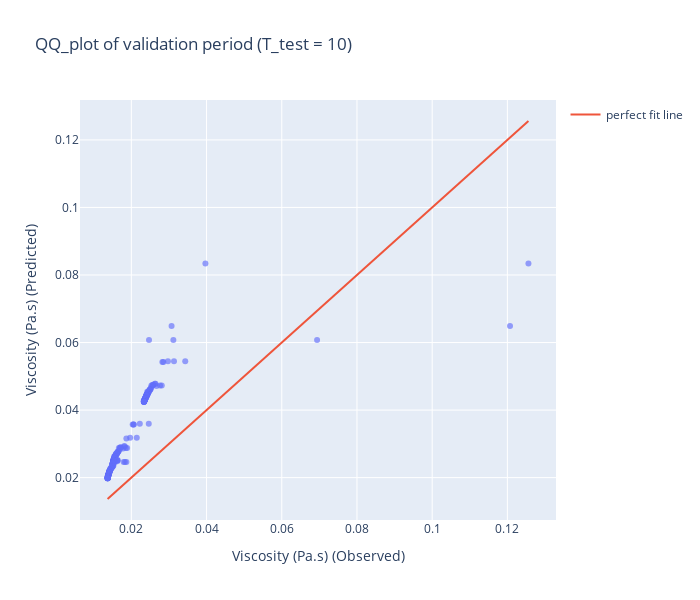
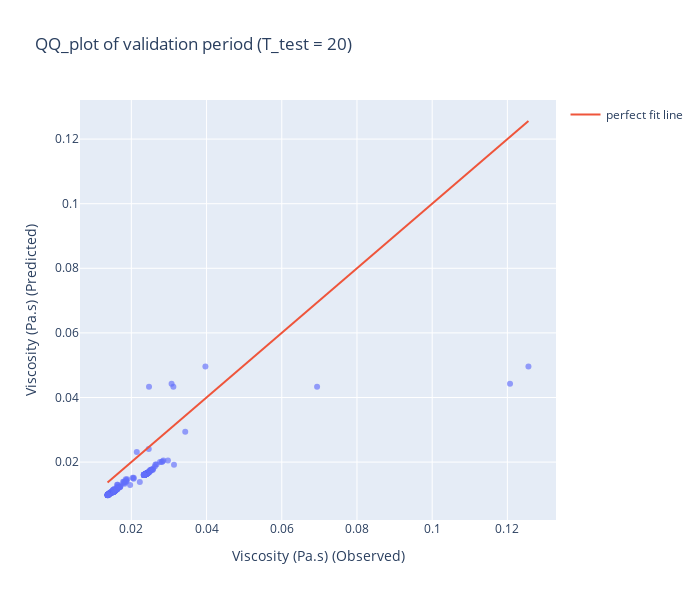
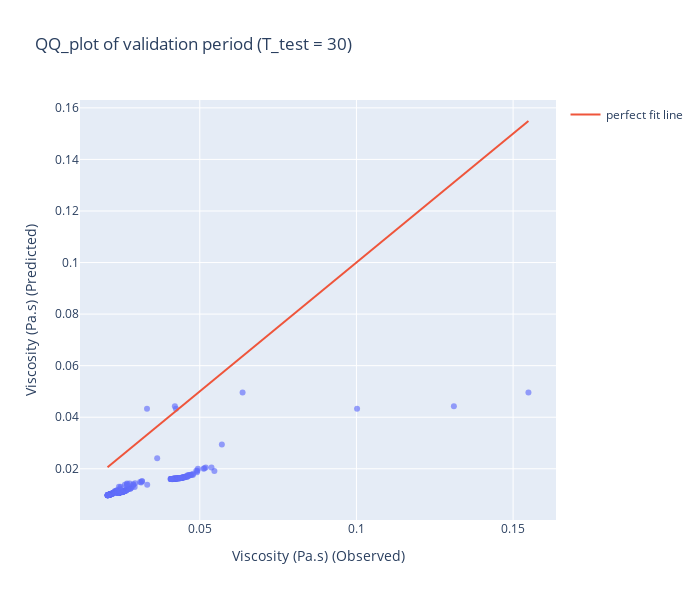
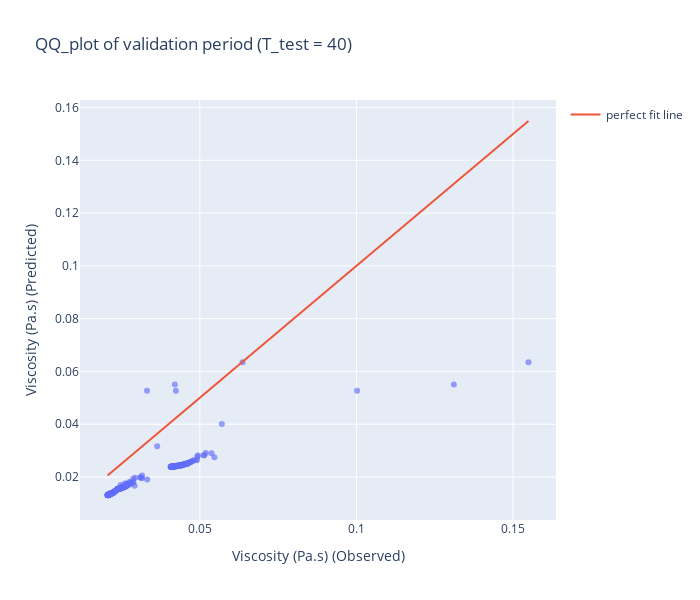

These figures' notebook cell, in order:
### Markdown cell above
## Validation scores

### Code cell
for temp in temp_values:
    graph_perf[temp]["validation_scores"].update_layout(width=700, height=600).show()

### Figure 1 — Plotly figure (JSON) as saved in the notebook; plotly's stock layout.template omitted (floating-point values rounded to 4 significant figures; data arrays with more than 128 entries replaced by an {"elided": "..."} marker saying what was removed)
{"data": [{"customdata": {"elided": "258x3 float values"}, "hovertemplate": "Viscosity (Pa.s) (Observed)=%{x}<br>Viscosity (Pa.s) (Predicted)=%{y}<br>Shear rate (1/s)=%{customdata[0]}<br>Temperature (°C)=%{customdata[1]}<br>Liquid density (20°C)=%{customdata[2]}<extra></extra>", "legendgroup": "", "marker": {"color": "#636efa", "opacity": 0.65, "symbol": "circle"}, "mode": "markers", "name": "", "orientation": "v", "showlegend": false, "type": "scatter", "x": {"elided": "258 float values"}, "xaxis": "x", "y": {"elided": "258 float values"}, "yaxis": "y"}, {"mode": "lines", "name": "perfect fit line", "type": "scatter", "x": [0.01367, 0.1256], "y": [0.01367, 0.1256]}], "layout": {"height": 600, "legend": {"tracegroupgap": 0}, "title": {"text": "QQ_plot of validation period (T_test = 10)"}, "width": 700, "xaxis": {"anchor": "y", "domain": [0, 1], "title": {"text": "Viscosity (Pa.s) (Observed)"}}, "yaxis": {"anchor": "x", "domain": [0, 1], "title": {"text": "Viscosity (Pa.s) (Predicted)"}}}}

### Figure 2 — Plotly figure (JSON) as saved in the notebook; plotly's stock layout.template omitted (floating-point values rounded to 4 significant figures; data arrays with more than 128 entries replaced by an {"elided": "..."} marker saying what was removed)
{"data": [{"customdata": {"elided": "258x3 float values"}, "hovertemplate": "Viscosity (Pa.s) (Observed)=%{x}<br>Viscosity (Pa.s) (Predicted)=%{y}<br>Shear rate (1/s)=%{customdata[0]}<br>Temperature (°C)=%{customdata[1]}<br>Liquid density (20°C)=%{customdata[2]}<extra></extra>", "legendgroup": "", "marker": {"color": "#636efa", "opacity": 0.65, "symbol": "circle"}, "mode": "markers", "name": "", "orientation": "v", "showlegend": false, "type": "scatter", "x": {"elided": "258 float values"}, "xaxis": "x", "y": {"elided": "258 float values"}, "yaxis": "y"}, {"mode": "lines", "name": "perfect fit line", "type": "scatter", "x": [0.01367, 0.1256], "y": [0.01367, 0.1256]}], "layout": {"height": 600, "legend": {"tracegroupgap": 0}, "title": {"text": "QQ_plot of validation period (T_test = 20)"}, "width": 700, "xaxis": {"anchor": "y", "domain": [0, 1], "title": {"text": "Viscosity (Pa.s) (Observed)"}}, "yaxis": {"anchor": "x", "domain": [0, 1], "title": {"text": "Viscosity (Pa.s) (Predicted)"}}}}

### Figure 3 — Plotly figure (JSON) as saved in the notebook; plotly's stock layout.template omitted (floating-point values rounded to 4 significant figures; data arrays with more than 128 entries replaced by an {"elided": "..."} marker saying what was removed)
{"data": [{"customdata": {"elided": "258x3 float values"}, "hovertemplate": "Viscosity (Pa.s) (Observed)=%{x}<br>Viscosity (Pa.s) (Predicted)=%{y}<br>Shear rate (1/s)=%{customdata[0]}<br>Temperature (°C)=%{customdata[1]}<br>Liquid density (20°C)=%{customdata[2]}<extra></extra>", "legendgroup": "", "marker": {"color": "#636efa", "opacity": 0.65, "symbol": "circle"}, "mode": "markers", "name": "", "orientation": "v", "showlegend": false, "type": "scatter", "x": {"elided": "258 float values"}, "xaxis": "x", "y": {"elided": "258 float values"}, "yaxis": "y"}, {"mode": "lines", "name": "perfect fit line", "type": "scatter", "x": [0.02056, 0.1549], "y": [0.02056, 0.1549]}], "layout": {"height": 600, "legend": {"tracegroupgap": 0}, "title": {"text": "QQ_plot of validation period (T_test = 30)"}, "width": 700, "xaxis": {"anchor": "y", "domain": [0, 1], "title": {"text": "Viscosity (Pa.s) (Observed)"}}, "yaxis": {"anchor": "x", "domain": [0, 1], "title": {"text": "Viscosity (Pa.s) (Predicted)"}}}}

### Figure 4 — Plotly figure (JSON) as saved in the notebook; plotly's stock layout.template omitted (floating-point values rounded to 4 significant figures; data arrays with more than 128 entries replaced by an {"elided": "..."} marker saying what was removed)
{"data": [{"customdata": {"elided": "258x3 float values"}, "hovertemplate": "Viscosity (Pa.s) (Observed)=%{x}<br>Viscosity (Pa.s) (Predicted)=%{y}<br>Shear rate (1/s)=%{customdata[0]}<br>Temperature (°C)=%{customdata[1]}<br>Liquid density (20°C)=%{customdata[2]}<extra></extra>", "legendgroup": "", "marker": {"color": "#636efa", "opacity": 0.65, "symbol": "circle"}, "mode": "markers", "name": "", "orientation": "v", "showlegend": false, "type": "scatter", "x": {"elided": "258 float values"}, "xaxis": "x", "y": {"elided": "258 float values"}, "yaxis": "y"}, {"mode": "lines", "name": "perfect fit line", "type": "scatter", "x": [0.02056, 0.1549], "y": [0.02056, 0.1549]}], "layout": {"height": 600, "legend": {"tracegroupgap": 0}, "title": {"text": "QQ_plot of validation period (T_test = 40)"}, "width": 700, "xaxis": {"anchor": "y", "domain": [0, 1], "title": {"text": "Viscosity (Pa.s) (Observed)"}}, "yaxis": {"anchor": "x", "domain": [0, 1], "title": {"text": "Viscosity (Pa.s) (Predicted)"}}}}
